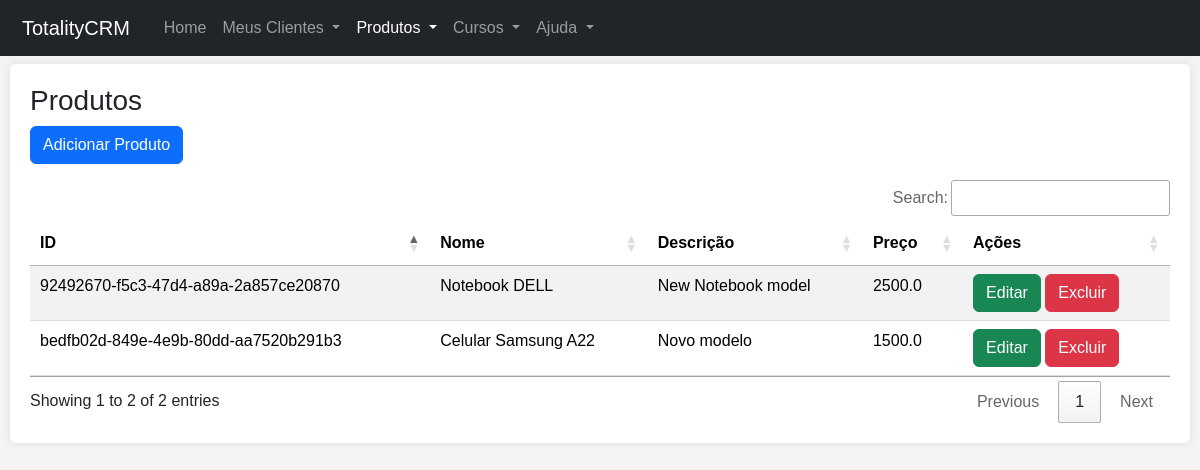
The page /produto/list on the database as committed earlier.
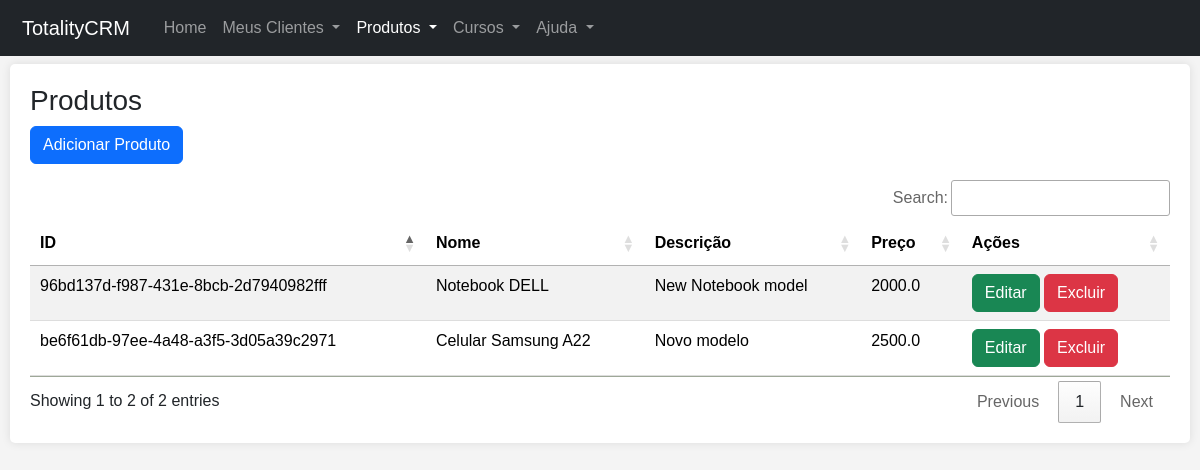
The same page on the database as committed later.
### app/models.py (models this page shows, shortened)
class Produto(db.Model):
    id = db.Column(db.String(36), primary_key=True, default=lambda: str(uuid.uuid4()))
    nome = db.Column(db.String(100), nullable=False)
    descricao = db.Column(db.String(100), nullable=False)
    preco = db.Column(db.Float, nullable=False)

### app/routes.py (the view)
@app.route('/produto/list')
def produto_list():
    produtos = Produto.query.all()
    return render_template('produto/list.html', produtos=produtos)

### app/templates/produto/list.html (shortened to what this page needs)
{% extends "base.html" %}
{% block active_produtos %}active{% endblock %}
{% block content %}
<div class="myContainer mt-2">
    <h3>Produtos</h3>
    <a href="/produto/add" class="btn btn-primary mb-3">Adicionar Produto</a>
    <div class="table-responsive">
        <table id="produtosTable" class="table table-striped" style="width:100%">
            <thead>
                <tr>
                    <th>ID</th>
                    <th>Nome</th>
                    <th>Descrição</th>
                    <th>Preço</th>
                    <th>Ações</th>
                </tr>
            </thead>
            <tbody>
                {% for produto in produtos %}
                <tr>
                    <td>{{ produto.id }}</td>
                    <td>{{ produto.nome }}</td>
                    <td>{{ produto.descricao }}</td>
                    <td>{{ produto.preco }}</td>
                    <td>
                        <a href="/produto/edit/{{ produto.id }}" class="btn btn-success">Editar</a>
                        <a href="#" class="btn btn-danger delete-btn"
                            onclick="confirmDelete('{{ produto.id }}')">Excluir</a>
                    </td>
                </tr>
                {% endfor %}
            </tbody>
        </table>
    </div>
</div>
{% endblock %}

Rows that differ between the two databases and show on the page:
removed Produto: id "92492670-f5c3-47d4-a89a-2a857ce20870", nome "Notebook DELL", descricao "New Notebook model", preco "2500.0"
removed Produto: id "bedfb02d-849e-4e9b-80dd-aa7520b291b3", nome "Celular Samsung A22", descricao "Novo modelo", preco "1500.0"
added Produto: id "96bd137d-f987-431e-8bcb-2d7940982fff", nome "Notebook DELL", descricao "New Notebook model", preco "2000.0"
added Produto: id "be6f61db-97ee-4a48-a3f5-3d05a39c2971", nome "Celular Samsung A22", descricao "Novo modelo", preco "2500.0"
